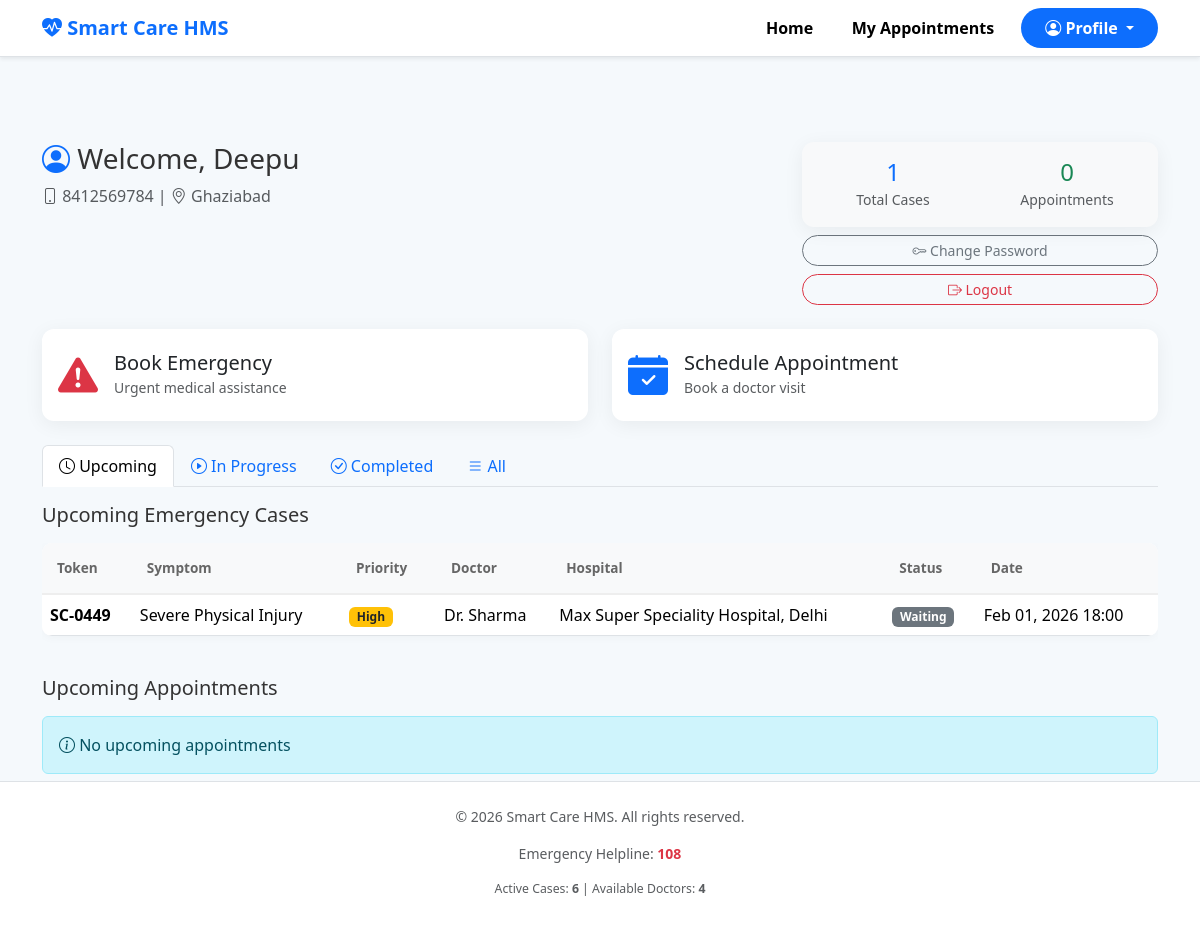
The app's page /patient/dashboard/ (signed in) with its own data.
### hmsapp/models.py (models this page shows, shortened)
class Patient(models.Model):
    GENDER_CHOICES = [
        ('male', 'Male'),
        ('female', 'Female'),
        ('other', 'Other'),
    ]
    user = models.OneToOneField(User, on_delete=models.CASCADE, null=True, blank=True)
    name = models.CharField(max_length=100)
    patient_id = models.CharField(max_length=20, unique=True)
    phone = models.CharField(max_length=15, unique=True)  # Now unique and required
    email = models.EmailField(blank=True)
    age = models.PositiveIntegerField(null=True, blank=True)
    gender = models.CharField(max_length=10, choices=GENDER_CHOICES, blank=True)
    address = models.TextField(blank=True)
    location = models.CharField(max_length=200, blank=True)  # NEW: Patient location
    password = models.CharField(max_length=100, default='')  # For patient login
    created_at = models.DateTimeField(auto_now_add=True)
    class Meta:
        ordering = ['-created_at']

class EmergencyCase(models.Model):
    SYMPTOM_CHOICES = [
        ('pain', 'Chest Pain / Breathing Difficulty'),
        ('trauma', 'Severe Physical Injury'),
        ('burn', 'Burns'),
        ('fever', 'High Fever / Flu'),
        ('stroke', 'Stroke Symptoms'),
        ('weakness', 'Severe Weakness'),
        ('routine', 'Routine Checkup'),
    ]
    PRIORITY_CHOICES = [
        ('Critical', 'Critical'),
        ('High', 'High'),
        ('Medium', 'Medium'),
        ('Low', 'Low'),
    ]
    STATUS_CHOICES = [
        ('Waiting', 'Waiting'),
        ('Doctor Assigned', 'Doctor Assigned'),
        ('In Progress', 'In Progress'),
        ('Doctor En Route', 'Doctor En Route'),
        ('Completed', 'Completed'),
        ('Cancelled', 'Cancelled'),
    ]
    MODE_CHOICES = [
        ('Hospital Emergency', 'Hospital Emergency'),
        ('Home Assistance', 'Home Assistance'),
        ('Doctor Home Visit', 'Doctor Home Visit'),
        ('Doctor On Call', 'Doctor On Call Assistance'),
    ]
    patient = models.ForeignKey(Patient, on_delete=models.CASCADE, null=True, blank=True)
    patient_name = models.CharField(max_length=100)
    patient_phone = models.CharField(max_length=15, default='')  # NEW
    patient_location = models.CharField(max_length=200, default='')  # NEW
    symptom = models.CharField(max_length=50, choices=SYMPTOM_CHOICES)
    symptom_description = models.TextField(blank=True)
    priority = models.CharField(max_length=20, choices=PRIORITY_CHOICES, default='Low')
    score = models.PositiveIntegerField(default=3)
    assigned_doctor = models.ForeignKey(Doctor, on_delete=models.SET_NULL, null=True, blank=True)
    assigned_hospital = models.ForeignKey('Hospital', on_delete=models.SET_NULL, null=True, blank=True)
    status = models.CharField(max_length=30, choices=STATUS_CHOICES, default='Waiting')
    mode = models.CharField(max_length=30, choices=MODE_CHOICES, default='Hospital Emergency')
    token = models.CharField(max_length=20, unique=True)
    eta = models.CharField(max_length=50, blank=True)
    created_at = models.DateTimeField(auto_now_add=True)
    updated_at = models.DateTimeField(auto_now=True)
    class Meta:
        ordering = ['score', 'created_at']

class Doctor(models.Model):
    SPECIALIZATION_CHOICES = [
        ('general', 'General Medicine'),
        ('cardiology', 'Cardiology'),
        ('orthopedics', 'Orthopedics'),
        ('emergency', 'Emergency Medicine'),
        ('pediatrics', 'Pediatrics'),
        ('outpatient', 'Outpatient'),
    ]
    STATUS_CHOICES = [
        ('available', 'Available'),
        ('busy', 'Busy'),
        ('offline', 'Offline'),
    ]
    user = models.OneToOneField(User, on_delete=models.CASCADE, null=True, blank=True)
    name = models.CharField(max_length=100)
    doctor_id = models.CharField(max_length=20, unique=True)
    specialization = models.CharField(max_length=50, choices=SPECIALIZATION_CHOICES, default='general')
    phone = models.CharField(max_length=15, blank=True)
    email = models.EmailField(blank=True)
    status = models.CharField(max_length=20, choices=STATUS_CHOICES, default='available')
    password = models.CharField(max_length=100, default='doctor123')
    created_at = models.DateTimeField(auto_now_add=True)
    class Meta:
        ordering = ['name']

class Hospital(models.Model):
    LOAD_CHOICES = [
        ('low', 'Low'),
        ('medium', 'Medium'),
        ('high', 'High'),
        ('very_high', 'Very High'),
    ]
    name = models.CharField(max_length=200)
    address = models.TextField()
    phone = models.CharField(max_length=15)
    email = models.EmailField(blank=True)
    emergency_load = models.CharField(max_length=20, choices=LOAD_CHOICES, default='low')
    is_active = models.BooleanField(default=True)
    total_beds = models.PositiveIntegerField(default=100)
    available_beds = models.PositiveIntegerField(default=50)
    image = models.ImageField(upload_to='hospitals/', blank=True, null=True)
    created_at = models.DateTimeField(auto_now_add=True)
    class Meta:
        ordering = ['name']

### hmsapp/views.py (the view)
# urls.py: path('patient/dashboard/', views.patient_dashboard, name='patient-dashboard'),
def patient_dashboard(request):
    patient_id = request.session.get('patient_id')
    if not patient_id:
        messages.warning(request, 'Please login to access your dashboard')
        return redirect('patient-login')
    patient = get_object_or_404(Patient, id=patient_id)
    emergency_cases = EmergencyCase.objects.filter(
        patient=patient
    ).order_by('-created_at')
    appointments = Appointment.objects.filter(
        patient=patient
    ).order_by('-appointment_date', '-appointment_time')
    today = timezone.now().date()
    upcoming_cases = emergency_cases.filter(
        status__in=['Waiting', 'Doctor Assigned', 'In Progress', 'Doctor En Route']
    )
    past_cases = emergency_cases.filter(
        status__in=['Completed', 'Cancelled']
    )
    upcoming_appointments = appointments.filter(
        appointment_date__gte=today,
        status__in=['Scheduled', 'Confirmed']
    )
    past_appointments = appointments.filter(
        status__in=['Completed', 'Cancelled']
    ) | appointments.filter(appointment_date__lt=today)
    context = {
        'patient': patient,
        'upcoming_cases': upcoming_cases,
        'past_cases': past_cases,
        'upcoming_appointments': upcoming_appointments,
        'past_appointments': past_appointments,
        'total_cases': emergency_cases.count(),
        'total_appointments': appointments.count(),
    }
    return render(request, 'patient-dashboard.html', context)

### hmsapp/context_processors.py (called while the page is built)
def hms_stats(request):
    return {
        'hms_stats': {
            'total_cases': EmergencyCase.objects.count(),
            'active_cases': EmergencyCase.objects.filter(
                status__in=['Waiting', 'Doctor Assigned']
            ).count(),
            'available_doctors': Doctor.objects.filter(status='available').count(),
            'hospitals_count': Hospital.objects.filter(is_active=True).count(),
        }
    }

def doctor_session(request):
    return {
        'logged_doctor_id': request.session.get('doctor_id'),
        'logged_doctor_name': request.session.get('doctor_name'),
    }

def user_type_check(request):
    return {
        'hasattr_patient': hasattr(request.user, 'patient') if request.user.is_authenticated else False,
        'hasattr_doctor': hasattr(request.user, 'doctor') if request.user.is_authenticated else False,
    }

### templates/patient-dashboard.html (shortened to what this page needs)
{% extends 'base.html' %}
{% load static %}
{% block content %}
<div class="container py-5 mt-4">
  <div class="row mb-4">
    <div class="col-md-8">
      <h3 class="mb-2">
        <i class="bi bi-person-circle text-primary"></i>
        Welcome, {{ patient.name }}
      </h3>
      <p class="text-muted mb-0">
        <i class="bi bi-phone"></i> {{ patient.phone }} |
        {% if patient.location %}
        <i class="bi bi-geo-alt"></i> {{ patient.location }}
        {% endif %}
      </p>
    </div>
    <div class="col-md-4 text-md-end">
      <div class="card bg-light p-3">
        <div class="row text-center">
          <div class="col-6">
            <h4 class="mb-0 text-primary">{{ total_cases }}</h4>
            <small class="text-muted">Total Cases</small>
          </div>
          <div class="col-6">
            <h4 class="mb-0 text-success">{{ total_appointments }}</h4>
            <small class="text-muted">Appointments</small>
          </div>
        </div>
      </div>
      <div class="mt-2">
        <a href="{% url 'patient-change-password' %}" class="btn btn-outline-secondary btn-sm w-100">
          <i class="bi bi-key"></i> Change Password
        </a>
        <a href="{% url 'patient-logout' %}" class="btn btn-outline-danger btn-sm w-100 mt-2">
          <i class="bi bi-box-arrow-right"></i> Logout
        </a>
      </div>
    </div>
  </div>
  <div class="row mb-4">
    <div class="col-md-6">
      <a href="{% url 'patient' %}" class="card text-decoration-none hover-card">
        <div class="card-body d-flex align-items-center">
          <i class="bi bi-exclamation-triangle-fill text-danger fs-1 me-3"></i>
          <div>
            <h5 class="mb-0">Book Emergency</h5>
            <small class="text-muted">Urgent medical assistance</small>
          </div>
        </div>
      </a>
    </div>
    <div class="col-md-6">
      <a href="{% url 'appointment' %}" class="card text-decoration-none hover-card">
        <div class="card-body d-flex align-items-center">
          <i class="bi bi-calendar-check-fill text-primary fs-1 me-3"></i>
          <div>
            <h5 class="mb-0">Schedule Appointment</h5>
            <small class="text-muted">Book a doctor visit</small>
          </div>
        </div>
      </a>
    </div>
  </div>
  <ul class="nav nav-tabs mb-3" id="myTab" role="tablist">
    <li class="nav-item" role="presentation">
      <button class="nav-link active" id="upcoming-tab" data-bs-toggle="tab" data-bs-target="#upcoming" type="button">
        <i class="bi bi-clock"></i> Upcoming
      </button>
    </li>
    <li class="nav-item" role="presentation">
      <button class="nav-link" id="inprogress-tab" data-bs-toggle="tab" data-bs-target="#inprogress" type="button">
        <i class="bi bi-play-circle"></i> In Progress
      </button>
    </li>
    <li class="nav-item" role="presentation">
      <button class="nav-link" id="completed-tab" data-bs-toggle="tab" data-bs-target="#completed" type="button">
        <i class="bi bi-check-circle"></i> Completed
      </button>
    </li>
    <li class="nav-item" role="presentation">
      <button class="nav-link" id="all-tab" data-bs-toggle="tab" data-bs-target="#all" type="button">
        <i class="bi bi-list"></i> All
      </button>
    </li>
  </ul>
  <div class="tab-content" id="myTabContent">
    <div class="tab-pane fade show active" id="upcoming" role="tabpanel">
      <h5 class="mb-3">Upcoming Emergency Cases</h5>
      {% if upcoming_cases %}
      <div class="table-responsive">
        <table class="table table-hover">
          <thead class="table-light">
            <tr>
              <th>Token</th>
              <th>Symptom</th>
              <th>Priority</th>
              <th>Doctor</th>
              <th>Hospital</th>
              <th>Status</th>
              <th>Date</th>
            </tr>
          </thead>
          <tbody>
            {% for case in upcoming_cases %}
            <tr>
              <td><strong>{{ case.token }}</strong></td>
              <td>{{ case.get_symptom_display }}</td>
              <td>
                <span class="badge bg-{% if case.priority == 'Critical' %}danger{% elif case.priority == 'High' %}warning text-dark{% elif case.priority == 'Medium' %}info{% else %}success{% endif %}">
                  {{ case.priority }}
                </span>
              </td>
              <td>
                {% if case.assigned_doctor %}
                  {{ case.assigned_doctor.name }}
                {% else %}
                  <span class="text-muted">Assigning...</span>
                {% endif %}
              </td>
              <td>
                {% if case.assigned_hospital %}
                  {{ case.assigned_hospital.name }}
                {% else %}
                  <span class="text-muted">-</span>
                {% endif %}
              </td>
              <td>
                <span class="badge bg-{% if case.status == 'Waiting' %}secondary{% elif case.status == 'Doctor Assigned' %}primary{% elif case.status == 'In Progress' %}info{% else %}warning{% endif %}">
                  {{ case.status }}
                </span>
              </td>
              <td>{{ case.created_at|date:"M d, Y H:i" }}</td>
            </tr>
            {% endfor %}
          </tbody>
        </table>
      </div>
      {% else %}
      <div class="alert alert-info">
        <i class="bi bi-info-circle"></i> No upcoming emergency cases
      </div>
      {% endif %}
      <h5 class="mb-3 mt-4">Upcoming Appointments</h5>
      {% if upcoming_appointments %}
      <div class="table-responsive">
        <table class="table table-hover">
          <thead class="table-light">
            <tr>
              <th>Date</th>
              <th>Time</th>
              <th>Doctor</th>
              <th>Hospital</th>
              <th>Reason</th>
              <th>Status</th>
            </tr>
          </thead>
          <tbody>
            {% for appt in upcoming_appointments %}
            <tr>
              <td>{{ appt.appointment_date|date:"M d, Y" }}</td>
              <td>{{ appt.appointment_time|time:"H:i" }}</td>
              <td>{{ appt.doctor.name }}</td>
              <td>
                {% if appt.hospital %}
                  {{ appt.hospital.name }}
                {% else %}
                  <span class="text-muted">TBD</span>
                {% endif %}
              </td>
              <td>{{ appt.reason }}</td>
              <td>
                <span class="badge bg-{% if appt.status == 'Scheduled' %}info{% elif appt.status == 'Confirmed' %}success{% else %}secondary{% endif %}">
                  {{ appt.status }}
                </span>
              </td>
            </tr>
            {% endfor %}
          </tbody>
        </table>
      </div>
      {% else %}
      <div class="alert alert-info">
        <i class="bi bi-info-circle"></i> No upcoming appointments
      </div>
      {% endif %}
    </div>
  </div>
</div>
{% endblock %}

### static/css/style.css (style rules this page uses)
:root { --primary: #3063b1; --secondary: #0dcaf0; --danger: #dc3545; --success: #198754; --warning: #fd7e14; --info: #0dcaf0; --dark: #0b1320; --light-bg: #f5f8fc; --bg: #f5f9fc; --critical: #dc3545; --high: #fd7e14; --medium: #ffc107; --routine: #198754; --glass: rgba(255, 255, 255, 0.75); }
body { margin: 0; padding-top: 70px; background-color: var(--bg); font-family: 'Segoe UI', Tahoma, Geneva, Verdana, sans-serif; color: #333; }
.table { background: #fff; border-radius: 10px; overflow: hidden; box-shadow: 0 2px 10px rgba(0,0,0,0.03); }
.table thead th { background-color: #f8f9fa; border-bottom: 2px solid #eee; padding: 15px; font-size: 0.85rem; color: #666; }
.card { border: none; border-radius: 12px; box-shadow: 0 4px 20px rgba(0,0,0,0.06); }
.btn { border-radius: 30px; transition: all 0.3s ease; }
.feature-card, .card { animation: fadeUp 0.7s ease both; }
html { position: relative; min-height: 100%; }
body { margin-bottom: 100px; }

### templates/patient-dashboard.html (style rules this page uses)
.hover-card { transition: transform 0.2s, box-shadow 0.2s; }

### records on screen
Patient: name "Deepu", phone "8412569784", location "Ghaziabad"
EmergencyCase: token "SC-0449", symptom "Severe Physical Injury", priority "High", assigned_doctor.name "Dr. Sharma", assigned_hospital.name "Max Super Speciality Hospital, Delhi", status "Waiting", created_at "Feb 01, 2026 18:00"

### other values on screen
{{ total_cases }} "1"
{{ total_appointments }} "0"
{{ hms_stats.active_cases }} "6"
{{ hms_stats.available_doctors }} "4"
